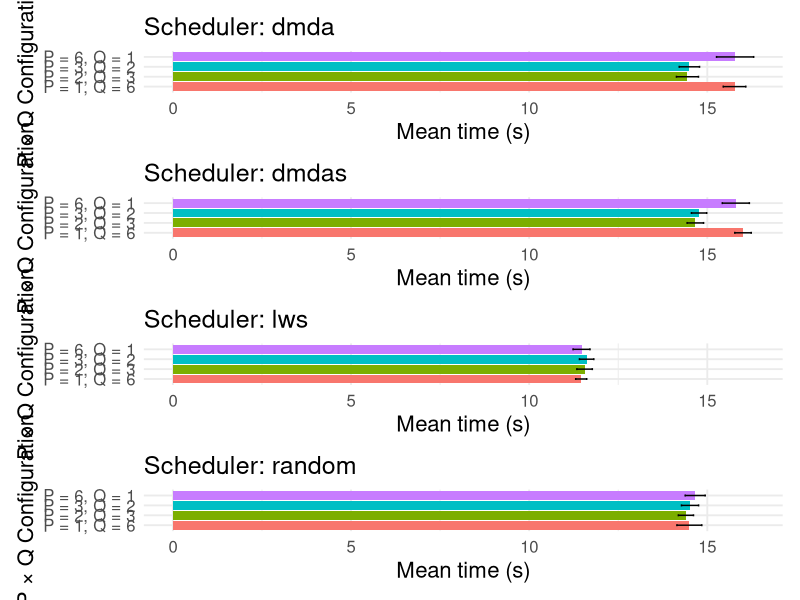

Write the R code that produced this figure.
library(ggplot2)
library(dplyr)
library(readr)
library(patchwork)

# Leitura do CSV
df <- read_delim("times-SchedPQ.csv", delim = ";")

# Criar coluna com rótulo de P x Q
df <- df %>%
  mutate(PQ = paste0("P = ", P, ", Q = ", Q))

# Agrupar por scheduler e PQ, calculando a média e desvio padrão
df_summary <- df %>%
  group_by(scheduler, PQ) %>%
  summarise(
    mean_time = mean(time),
    sd_time = sd(time),
    .groups = "drop"
  )

# Calcular o limite superior para o eixo Y (horizontal após coord_flip)
y_max <- max(df_summary$mean_time + df_summary$sd_time)

# Criar um gráfico para cada scheduler
plots <- df_summary %>%
  split(.$scheduler) %>%
  lapply(function(subdf) {
    sched_label <- paste("Scheduler:", subdf$scheduler[1])
    ggplot(subdf, aes(x = PQ, y = mean_time, fill = PQ)) +
      geom_col(show.legend = FALSE) +
      geom_errorbar(
        aes(ymin = mean_time - sd_time, ymax = mean_time + sd_time),
        width = 0.2
      ) +
      coord_flip() +
      scale_y_continuous(limits = c(0, y_max)) +  # padroniza o eixo
      labs(
        title = sched_label,
        y = "Mean time (s)",
        x = "P × Q Configuration"
      ) +
      theme_minimal(base_size = 14) +
      theme(
        plot.title = element_text(size = 18),
        axis.title.x = element_text(size = 16),
        axis.title.y = element_text(size = 16),
        axis.text = element_text(size = 12)
      )
  })

# Juntar os gráficos (em 1 coluna)
final_plot <- wrap_plots(plots, ncol = 1)

# Salvar como imagem
ggsave(
  "fig6.png",
  final_plot,
  width = 24,
  height = 3 * length(plots),
  dpi = 300
)

